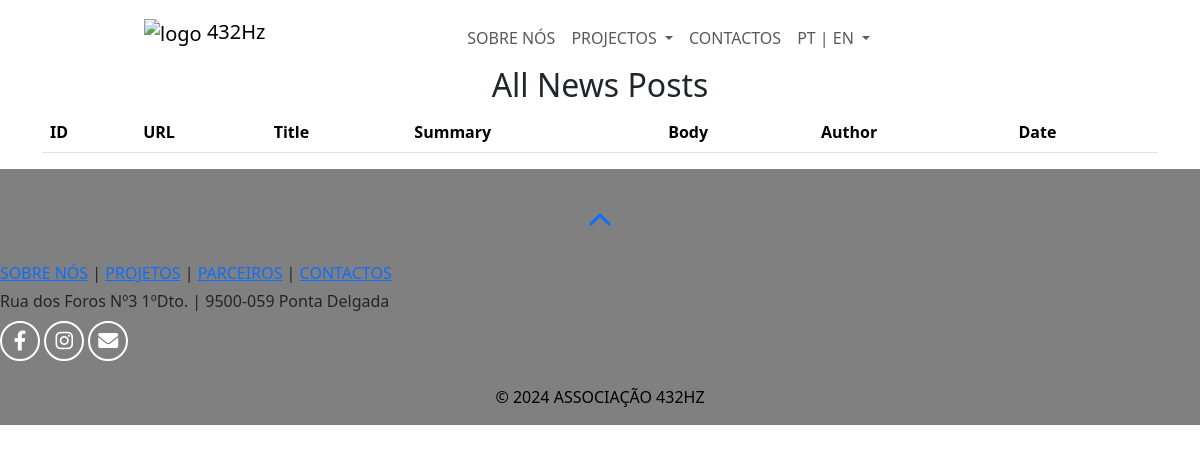
Before: /news (signed in) with the older database file.
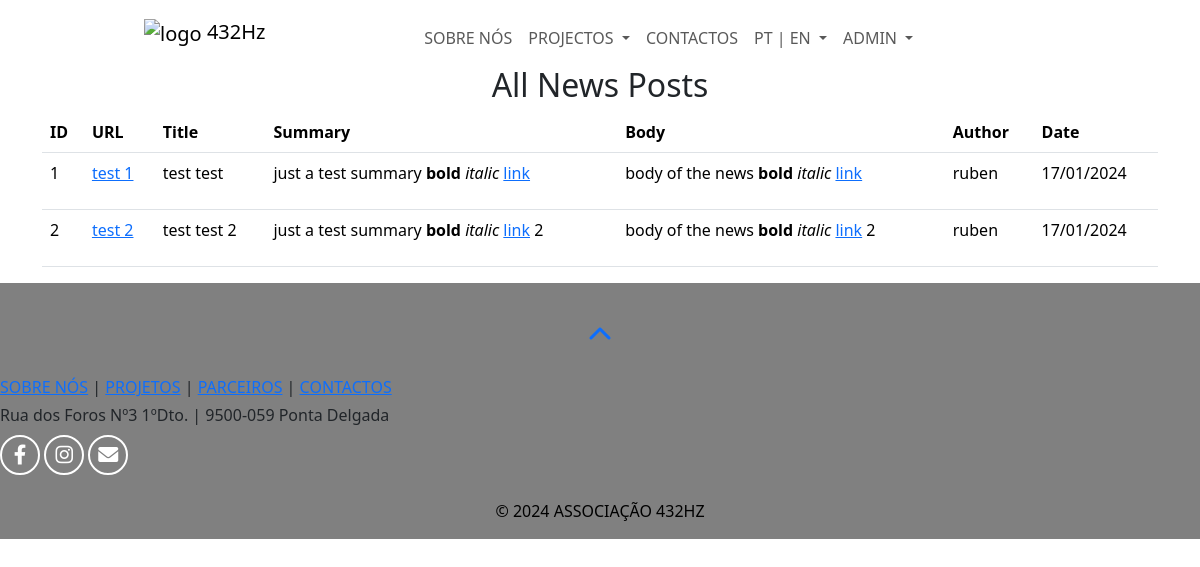
After: the same page with the newer database file.
### web432/models.py (models this page shows)
class News(db.Model):
    id = db.Column(db.Integer, primary_key=True)
    news_url = db.Column(db.String(255), unique=True, nullable=False)
    title_en = db.Column(db.String(255), unique=True, nullable=False)
    title_pt = db.Column(db.String(255), unique=True, nullable=False)
    summary_en = db.Column(db.Text, nullable=False)
    summary_pt = db.Column(db.Text, nullable=False)
    body_en = db.Column(db.Text, nullable=False)
    body_pt = db.Column(db.Text, nullable=False)
    author = db.Column(db.String(80), nullable=False)
    cover = db.Column(db.String(200), nullable=True)
    photos = db.Column(db.String(2000), nullable=True)
    photographers = db.Column(db.String(255), nullable=True)
    category = db.Column(db.String(50), nullable=False)
    date = db.Column(db.DateTime, nullable=False)
    date_created = db.Column(db.DateTime, default=datetime.utcnow, nullable=False)

### web432/views.py (the view)
    @app.route("/news")
    def news():
        all_news = News.query.all()
        return render_template('news_all.html', news_posts=all_news)

### web432/templates/news_all.html (shortened to what this page needs)
{% extends "layout.html" %}
{% block pagecss %}
  <link rel="stylesheet" href="/static/stylesheets/dashboard.css">
{% endblock %}
{% block main %}
<div class="container">
	<h2 class="text-center">All News Posts</h2>
	<table class="table">
		<thead>
			<tr>
				<th>ID</th>
				<th>URL</th>
				<th>Title</th>
				<th>Summary</th>
				<th>Body</th>
				<th>Author</th>
				<th>Date</th>
			</tr>
		</thead>
		<tbody>
			{% for post in news_posts %}
				<tr>
					<td>{{ post.id }}</td>
					<td><a href="{{ url_for('news_url', news_url=post.news_url) }}">{{ post.news_url }}</a></td>
					<td>{{ post.title_en }}</td>
					<td>{{ post.summary_en | safe }}</td>
					<td>{{ post.body_en | safe }}</td>
					<td>{{ post.author }}</td>
					<td>{{ post.date.strftime('%d/%m/%Y') }}</td>
				</tr>
			{% endfor %}
		</tbody>
	</table>
</div>
{% endblock %}

### web432/templates/layout.html (shortened to what this page needs)
<!DOCTYPE html>
<html lang="pt">
	<head>
		<link href="https://cdn.jsdelivr.net/npm/bootstrap@5.3.2/dist/css/bootstrap.min.css" rel="stylesheet">
    <link href="https://getbootstrap.com/docs/5.3/assets/css/docs.css" rel="stylesheet">
		<link rel="stylesheet" href="https://cdnjs.cloudflare.com/ajax/libs/font-awesome/6.0.0/css/all.min.css"/>
		<link rel="stylesheet" href="/static/stylesheets/global.css">
		{% block pagecss %}{% endblock %}
	</head>
	<body>
		<header>
			{% include 'navbar.html' %}
		</header>
		<main>
			{% block main %}{% endblock %}
		</main>
		<footer>
			<section>
				<div class="position-relative text-center pb-1" style="top: 2rem; z-index: 1001;">
					<a href="#" id="go-to-top" data-toggle="tooltip" data-placement="bottom" title="Voltar para o topo">
						<span class="bg-cinzento4 rounded-circle d-inline-block" style="font-size: 1.5rem; line-height: 2.5rem; width: 3rem; height: 3rem;">
							<i class="fas fa-chevron-up"></i>
						</span>
					</a>
				</div>
				<div class="col-md-8 mb-2 text-md-right">
					<p></br></p>
					<p class="text-uppercase font-weight-bold mb-1">
						<a href="/">Sobre Nós</a> | <a href="/">Projetos</a> | <a href="/partners">Parceiros</a> | <a href="/contacts">Contactos</a>
					</p>
					<p class="mb-2">Rua dos Foros Nº3 1ºDto. | 9500-059 Ponta Delgada</p>
				</div>
				<div class="col-md-8 mb-2 text-md-right">
					<a class="social-media transition" title="Facebook" href="{{ url_for('facebook') }}" target="_blank" rel="nofollow noopener"><i class="fab fa-facebook-f fa-fw social-icon social-icon-small"></i></a>
					<a class="social-media transition ml-1" title="Instagram" href="{{ url_for('instagram') }}" target="_blank" rel="nofollow noopener"><i class="fab fa-instagram fa-fw social-icon social-icon-small"></i></a>
					<a class="social-media transition ml-1" title="Email" href="{{ url_for('email') }}"><i class="fas fa-envelope fa-fw social-icon social-icon-small"></i></a>
				</div>
			</section>
			<section class="container-fluid bg-cinzento4 pt-3 text-center">
				<div class="row justify-content-center align-items-end margin-left-1 text-black">
						<div class="col-md-4 text-lg-left text-uppercase font-weight-light">
								<p class="copyright" title="Design:&#010;Mónica Reis&#010;&#010;Web Dev:&#010;Rúben Garcia">&copy; 2024 Associação 432Hz</p>
						</div>
				</div>
		</section>
		</footer>
	</body>
</html>

### web432/templates/navbar.html (shortened to what this page needs)
<nav class="navbar navbar-expand-md bg-body-tertiary">
  <div class="container-fluid">
    <a class="navbar-brand" href="{{ url_for('index') }}" title="Página inicial">
      <img src="{{ url_for('static', filename='images/logo.png') }}" width="72" height="72" alt="logo" class="logo">
      <span class="text-432hz">432Hz</span>
    </a>
    <div class="collapse navbar-collapse" id="navbarSupportedContent">
      <ul class="navbar-nav ms-auto mb-2 mb-lg-0">
        <li class="nav-item">
          <a class="nav-link" href="{{ url_for('about') }}">SOBRE NÓS</a>
        </li>
        <li class="nav-item dropdown">
          <a class="nav-link dropdown-toggle" href="#" id="navbarDropdownProjects">
            PROJECTOS
          </a>
        </li>
        <li class="nav-item">
          <a class="nav-link" href="{{ url_for('contacts') }}">CONTACTOS</a>
        </li>
        <li class="nav-item dropdown">
          <a class="nav-link dropdown-toggle" href="#" id="navbarDropdownLanguage">
            PT | EN
          </a>
        </li>
        {% if current_user.is_authenticated %}
          <li class="nav-item dropdown">
            <a class="nav-link dropdown-toggle" href="#" id="navbarDropdownAdmin">
              ADMIN
            </a>
          </li>
        {% endif %}
      </ul>
    </div>
  </div>
</nav>

### web432/static/stylesheets/global.css (style rules this page uses)
* { padding: 0; margin: 0; box-sizing: border-box; }
header { padding: 0 15px; background-color: rgb(255, 255, 255); }
.navbar { margin: 0 10%; background: transparent !important; }
.navbar-collapse { justify-content: end; }
.navbar-nav { text-align: right; margin: 10px auto; }
footer { background-color: grey; }
.social-icon-small { color: white; margin-top: 0; font-size: 20px; border: 2px solid #fff; border-radius: 50%; width: 40px; height: 40px; line-height: 36px; }

Changed rows visible on the page:
added News: id "1", news_url "test 1", title_en "test test", summary_en "just a test summary bold italic link", body_en "body of the news bold italic link", author "ruben", date "17/01/2024"
added News: id "2", news_url "test 2", title_en "test test 2", summary_en "just a test summary bold italic link 2", body_en "body of the news bold italic link 2", author "ruben", date "17/01/2024"
Other visible differences:
text now shown: "ADMIN"
